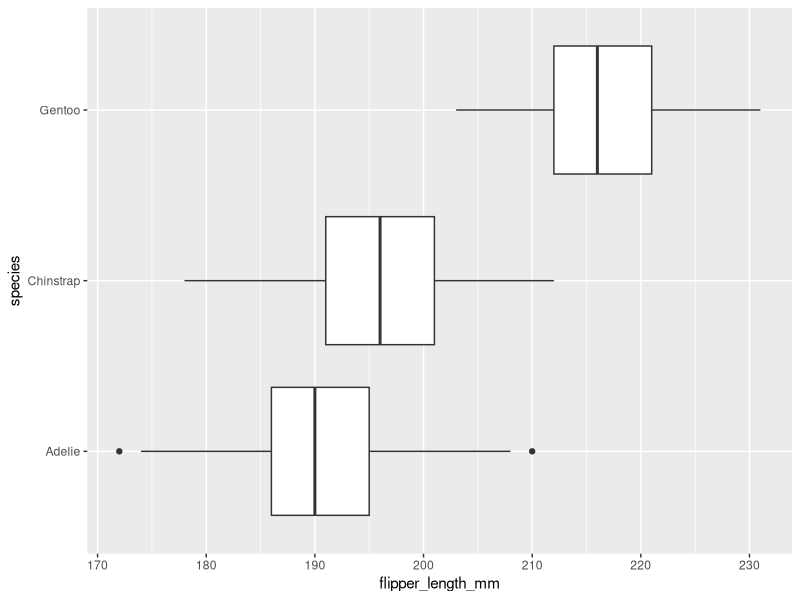
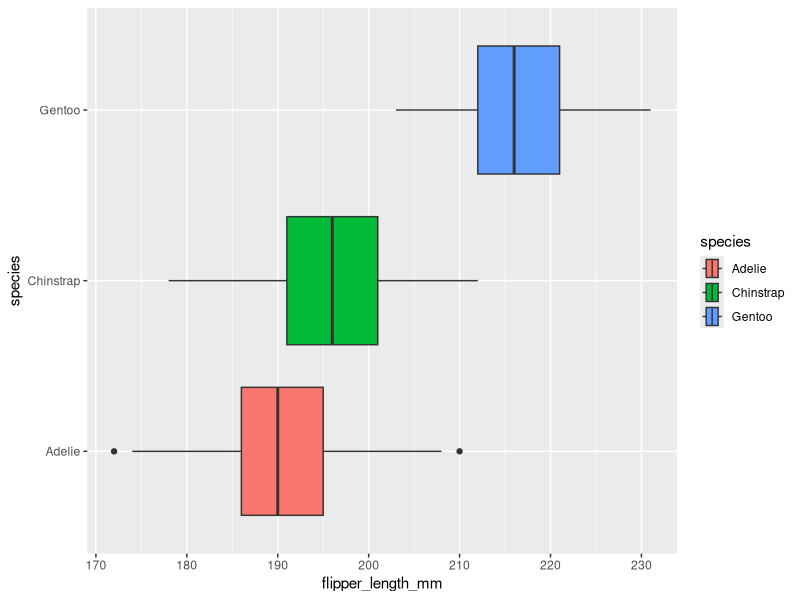
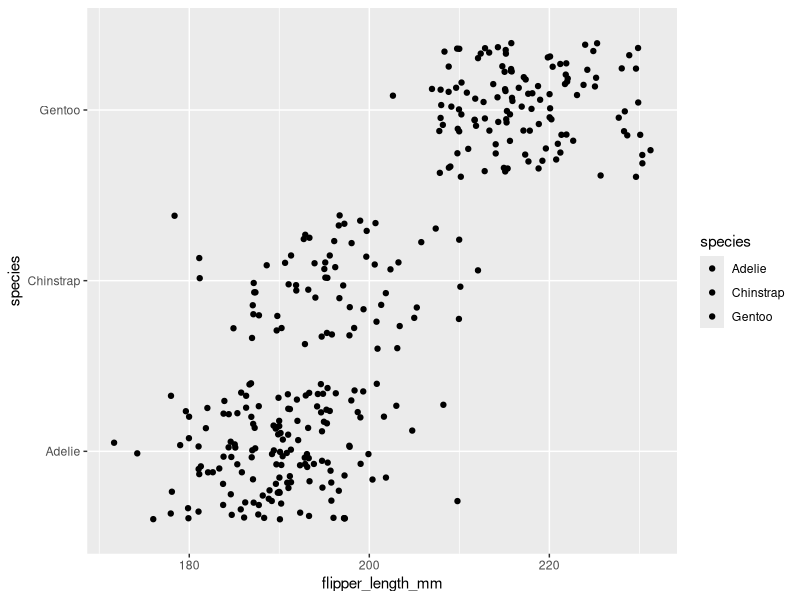
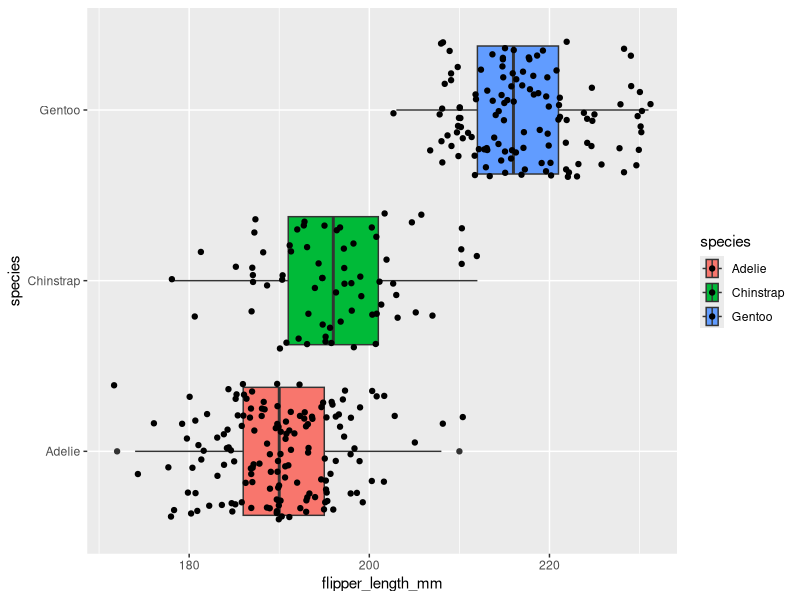
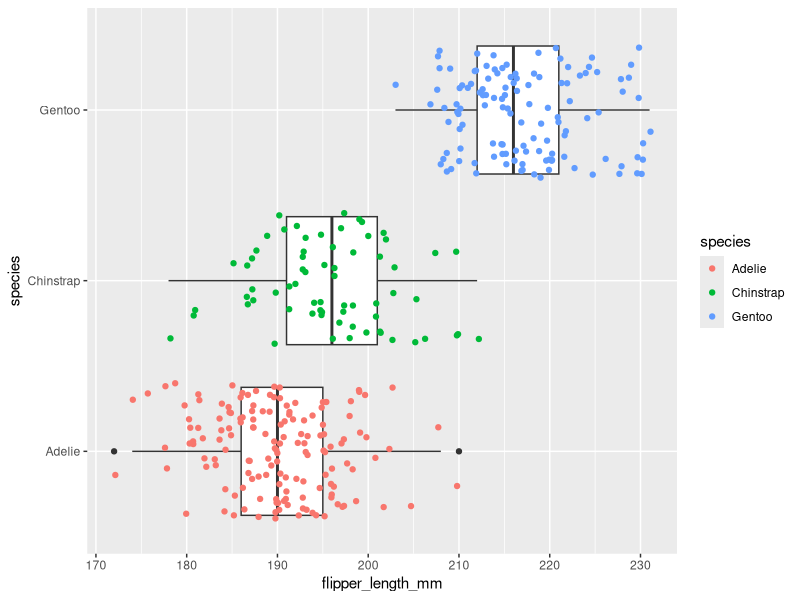

Source code (R) for these figures, in order:
## ---- chunk 1
knitr::opts_chunk$set(error = TRUE)
## ---- chunk 2
library(palmerpenguins)
penguins
## ---- chunk 3
library(ggplot2)
## ---- chunk 4
ggplot(data = penguins, mapping = aes(x = flipper_length_mm, y = species)) +
  geom_boxplot()
## ---- chunk 5
ggplot(data = penguins, mapping = aes(x = flipper_length_mm, y = species, fill = species)) +
  geom_boxplot()
## ---- chunk 6
ggplot(data = penguins, mapping = aes(x = flipper_length_mm, y = species, fill = species)) +
  geom_jitter()
## ---- chunk 7
ggplot(data = penguins, mapping = aes(x = flipper_length_mm, y = species, fill = species)) +
  geom_boxplot() + geom_jitter() 
## ---- chunk 8
  ggplot(data = penguins, mapping = aes(x = flipper_length_mm, y = species)) +
  geom_boxplot() + geom_jitter(aes(color=species))
## ---- chunk 9

## ---- chunk 10

## ---- chunk 11

## ---- chunk 12

## ---- chunk 13

## ---- chunk 14

